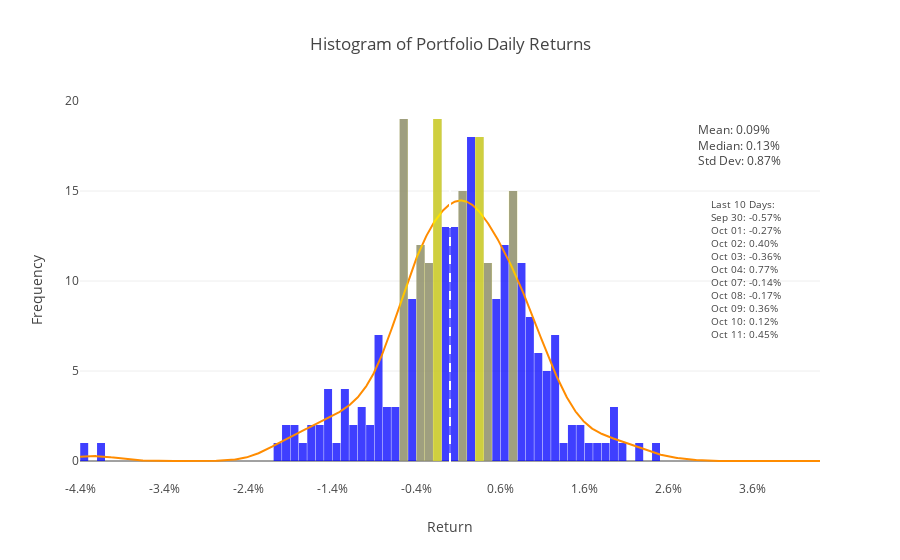

Notebook source saved alongside this figure:
### Code cell
import datetime

# Remove days with zero returns
returns_nonzero = rendimiento_portfolio[rendimiento_portfolio != 0]

# Calculate statistics
mean_return = returns_nonzero.mean()
median_return = returns_nonzero.median()
std_dev = returns_nonzero.std()

# Calculate the range for the bins
max_abs_return = max(abs(returns_nonzero.min()), abs(returns_nonzero.max()))
min_return = -np.ceil(max_abs_return * 1000) / 1000
max_return = np.ceil(max_abs_return * 1000) / 1000

# Create bins for every 10 basis points
bins = np.arange(min_return, max_return + 0.001, 0.001)

# Get the returns from the last 10 days and their dates
last_10_returns = returns_nonzero[-10:]
last_10_dates = rendimiento_portfolio.index[-10:]

# Highlight the bins that contain the last 10 days' returns
highlight_bins = np.digitize(last_10_returns, bins)

# Calculate the histogram manually to get bin heights
hist_values, hist_bins = np.histogram(returns_nonzero, bins=bins)

# Create the Plotly figure
fig = go.Figure()

# Add histogram trace
fig.add_trace(go.Histogram(
    x=returns_nonzero,
    name='Daily Returns',
    opacity=0.75,
    xbins=dict(
        start=min_return,
        end=max_return,
        size=0.001
    ),
    autobinx=False,
    marker_color='blue'  # Default bin color, no additional formatting
))

# Highlight bins for the last 10 days with yellow color
for bin_idx in highlight_bins:
    bin_value = bins[bin_idx - 1]  # Get the left edge of the bin
    fig.add_shape(type="rect",
                  x0=bin_value, x1=bin_value + 0.001,  # Bin size is 0.001
                  y0=0, y1=hist_values[bin_idx - 1],  # Respect original bin height
                  fillcolor="yellow", opacity=0.5, line_width=0)

# Add density curve
kde = stats.gaussian_kde(returns_nonzero)
x_range = np.linspace(min_return, max_return, 1000)
y_range = kde(x_range)
fig.add_trace(go.Scatter(x=x_range, y=y_range * len(returns_nonzero) * 0.001, 
                         mode='lines', name='Density', line=dict(color='darkorange')))

# Update layout
fig.update_layout(
    title='Histogram of Portfolio Daily Returns',
    xaxis_title='Return',
    yaxis_title='Frequency',
    bargap=0.05,  # Gap between bars
    showlegend=False,
    xaxis=dict(
        tickformat='.1%',  # Format x-axis labels as percentages
        tickmode='array',
        tickvals=np.arange(min_return, max_return + 0.001, 0.01),  # Major ticks every 1%
        ticktext=[f'{x:.1%}' for x in np.arange(min_return, max_return + 0.001, 0.01)],
        range=[min_return, max_return]  # Center the graph
    )
)

# Add a vertical line at x=0
fig.add_vline(x=0, line_dash="dash", line_color="white")

# Add statistics box
stats_text = (f"Mean: {mean_return:.2%}<br>"
              f"Median: {median_return:.2%}<br>"
              f"Std Dev: {std_dev:.2%}")

fig.add_annotation(
    xref="paper", yref="paper",
    x=0.95, y=0.95,
    text=stats_text,
    showarrow=False,
    font=dict(size=12),
    align="left",
    borderwidth=1
)

# Add a text box with the last 10 days' returns formatted with dates
last_10_text = "<br>".join([f"{datetime.datetime.strftime(date, '%b %d')}: {rtn:.2%}" 
                            for date, rtn in zip(last_10_dates, last_10_returns)])
fig.add_annotation(
    xref="paper", yref="paper",
    x=0.95, y=0.75,  # Position under the stats box
    text=f"Last 10 Days:<br>{last_10_text}",
    showarrow=False,
    font=dict(size=10),
    align="left",
    borderwidth=1
)

# Show the plot
fig

### Figure 1 — Plotly figure (JSON) as saved in the notebook; plotly's stock layout.template omitted (floating-point values rounded to 4 significant figures; data arrays with more than 128 entries replaced by an {"elided": "..."} marker saying what was removed)
{"data": [{"autobinx": false, "marker": {"color": "blue"}, "name": "Daily Returns", "opacity": 0.75, "type": "histogram", "x": {"elided": "286 float values"}, "xbins": {"end": 0.044, "size": 0.001, "start": -0.044}}, {"line": {"color": "darkorange"}, "mode": "lines", "name": "Density", "type": "scatter", "x": {"elided": "1000 float values"}, "y": {"elided": "1000 float values"}}], "layout": {"annotations": [{"align": "left", "borderwidth": 1, "font": {"size": 12}, "showarrow": false, "text": "Mean: 0.09%<br>Median: 0.13%<br>Std Dev: 0.87%", "x": 0.95, "xref": "paper", "y": 0.95, "yref": "paper"}, {"align": "left", "borderwidth": 1, "font": {"size": 10}, "showarrow": false, "text": "Last 10 Days:<br>Sep 30: -0.57%<br>Oct 01: -0.27%<br>Oct 02: 0.40%<br>Oct 03: -0.36%<br>Oct 04: 0.77%<br>Oct 07: -0.14%<br>Oct 08: -0.17%<br>Oct 09: 0.36%<br>Oct 10: 0.12%<br>Oct 11: 0.45%", "x": 0.95, "xref": "paper", "y": 0.75, "yref": "paper"}], "bargap": 0.05, "shapes": [{"fillcolor": "yellow", "line": {"width": 0}, "opacity": 0.5, "type": "rect", "x0": -0.006, "x1": -0.005, "y0": 0, "y1": 19}, {"fillcolor": "yellow", "line": {"width": 0}, "opacity": 0.5, "type": "rect", "x0": -0.003, "x1": -0.002, "y0": 0, "y1": 11}, {"fillcolor": "yellow", "line": {"width": 0}, "opacity": 0.5, "type": "rect", "x0": 0.003, "x1": 0.004, "y0": 0, "y1": 18}, {"fillcolor": "yellow", "line": {"width": 0}, "opacity": 0.5, "type": "rect", "x0": -0.004, "x1": -0.003, "y0": 0, "y1": 12}, {"fillcolor": "yellow", "line": {"width": 0}, "opacity": 0.5, "type": "rect", "x0": 0.007, "x1": 0.008, "y0": 0, "y1": 15}, {"fillcolor": "yellow", "line": {"width": 0}, "opacity": 0.5, "type": "rect", "x0": -0.002, "x1": -0.001, "y0": 0, "y1": 19}, {"fillcolor": "yellow", "line": {"width": 0}, "opacity": 0.5, "type": "rect", "x0": -0.002, "x1": -0.001, "y0": 0, "y1": 19}, {"fillcolor": "yellow", "line": {"width": 0}, "opacity": 0.5, "type": "rect", "x0": 0.003, "x1": 0.004, "y0": 0, "y1": 18}, {"fillcolor": "yellow", "line": {"width": 0}, "opacity": 0.5, "type": "rect", "x0": 0.001, "x1": 0.002, "y0": 0, "y1": 15}, {"fillcolor": "yellow", "line": {"width": 0}, "opacity": 0.5, "type": "rect", "x0": 0.004, "x1": 0.005, "y0": 0, "y1": 11}, {"line": {"color": "white", "dash": "dash"}, "type": "line", "x0": 0, "x1": 0, "xref": "x", "y0": 0, "y1": 1, "yref": "y domain"}], "showlegend": false, "title": {"text": "Histogram of Portfolio Daily Returns"}, "xaxis": {"range": [-0.044, 0.044], "tickformat": ".1%", "tickmode": "array", "ticktext": ["-4.4%", "-3.4%", "-2.4%", "-1.4%", "-0.4%", "0.6%", "1.6%", "2.6%", "3.6%"], "tickvals": [-0.044, -0.034, -0.024, -0.014, -0.004, 0.006, 0.016, 0.026, 0.036], "title": {"text": "Return"}}, "yaxis": {"title": {"text": "Frequency"}}}}
